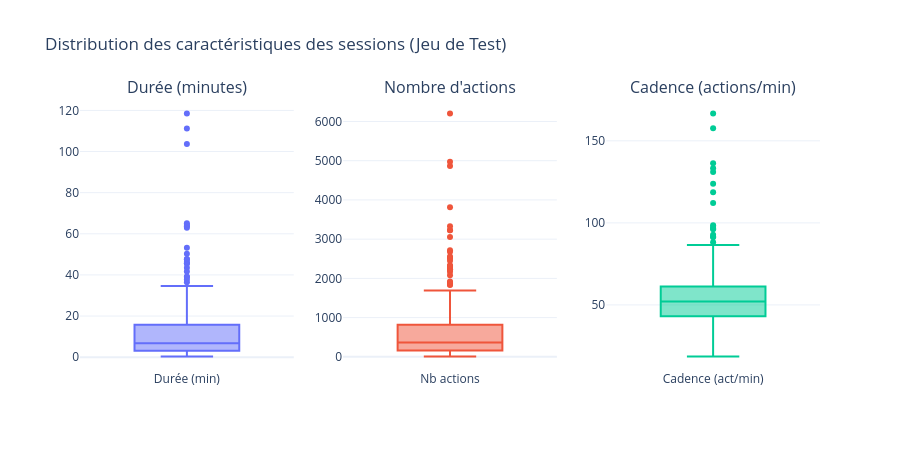

This figure's notebook cell:
### Code cell
from plotly.subplots import make_subplots

fig_boxes = make_subplots(
    rows=1, cols=3, 
    subplot_titles=("Durée (minutes)", "Nombre d'actions", "Cadence (actions/min)")
)
fig_boxes.add_trace(
    go.Box(y=stat_df_Y["t_tot_minutes"], name="Durée (min)", boxpoints="outliers", marker_color="#636EFA"),
    row=1, col=1
)
fig_boxes.add_trace(
    go.Box(y=stat_df_Y["num_actions"], name="Nb actions", boxpoints="outliers", marker_color="#EF553B"),
    row=1, col=2
)
fig_boxes.add_trace(
    go.Box(y=stat_df_Y["cadence_act_min"], name="Cadence (act/min)", boxpoints="outliers", marker_color="#00CC96"),
    row=1, col=3
)
fig_boxes.update_layout(
    title_text="Distribution des caractéristiques des sessions (Jeu de Test)",
    showlegend=False,
    template="plotly_white",
    height=450
)
fig_boxes.show()

### Figure 1 — Plotly figure (JSON) as saved in the notebook; plotly's stock layout.template omitted (floating-point values rounded to 4 significant figures; data arrays with more than 128 entries replaced by an {"elided": "..."} marker saying what was removed)
{"data": [{"boxpoints": "outliers", "marker": {"color": "#636EFA"}, "name": "Durée (min)", "type": "box", "xaxis": "x", "y": {"elided": "324 float values"}, "yaxis": "y"}, {"boxpoints": "outliers", "marker": {"color": "#EF553B"}, "name": "Nb actions", "type": "box", "xaxis": "x2", "y": {"elided": "324 int values"}, "yaxis": "y2"}, {"boxpoints": "outliers", "marker": {"color": "#00CC96"}, "name": "Cadence (act/min)", "type": "box", "xaxis": "x3", "y": {"elided": "324 float values"}, "yaxis": "y3"}], "layout": {"annotations": [{"font": {"size": 16}, "showarrow": false, "text": "Durée (minutes)", "x": 0.1444, "xanchor": "center", "xref": "paper", "y": 1, "yanchor": "bottom", "yref": "paper"}, {"font": {"size": 16}, "showarrow": false, "text": "Nombre d'actions", "x": 0.5, "xanchor": "center", "xref": "paper", "y": 1, "yanchor": "bottom", "yref": "paper"}, {"font": {"size": 16}, "showarrow": false, "text": "Cadence (actions/min)", "x": 0.8556, "xanchor": "center", "xref": "paper", "y": 1, "yanchor": "bottom", "yref": "paper"}], "height": 450, "showlegend": false, "title": {"text": "Distribution des caractéristiques des sessions (Jeu de Test)"}, "xaxis": {"anchor": "y", "domain": [0, 0.2889]}, "xaxis2": {"anchor": "y2", "domain": [0.3556, 0.6444]}, "xaxis3": {"anchor": "y3", "domain": [0.7111, 1]}, "yaxis": {"anchor": "x", "domain": [0, 1]}, "yaxis2": {"anchor": "x2", "domain": [0, 1]}, "yaxis3": {"anchor": "x3", "domain": [0, 1]}}}
